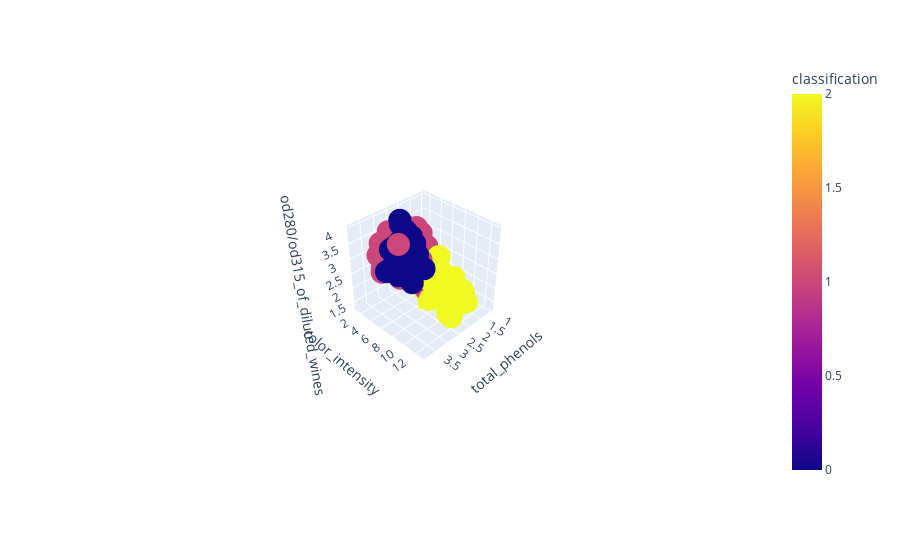

The code cell stored with this chart in its notebook:
### Code cell
import plotly.express as px
fig = px.scatter_3d(wineDF, x='total_phenols', y='color_intensity', z='od280/od315_of_diluted_wines',  color='classification')
fig.show()

### Figure 1 — Plotly figure (JSON) as saved in the notebook; plotly's stock layout.template omitted (floating-point values rounded to 4 significant figures; data arrays with more than 128 entries replaced by an {"elided": "..."} marker saying what was removed)
{"data": [{"hovertemplate": "total_phenols=%{x}<br>color_intensity=%{y}<br>od280/od315_of_diluted_wines=%{z}<br>classification=%{marker.color}<extra></extra>", "legendgroup": "", "marker": {"color": {"elided": "178 int values"}, "coloraxis": "coloraxis", "symbol": "circle"}, "mode": "markers", "name": "", "scene": "scene", "showlegend": false, "type": "scatter3d", "x": {"elided": "178 float values"}, "y": {"elided": "178 float values"}, "z": {"elided": "178 float values"}}], "layout": {"autosize": true, "coloraxis": {"colorbar": {"title": {"text": "classification"}}, "colorscale": [[0, "#0d0887"], [0.1111, "#46039f"], [0.2222, "#7201a8"], [0.3333, "#9c179e"], [0.4444, "#bd3786"], [0.5556, "#d8576b"], [0.6667, "#ed7953"], [0.7778, "#fb9f3a"], [0.8889, "#fdca26"], [1, "#f0f921"]]}, "legend": {"tracegroupgap": 0}, "margin": {"t": 60}, "scene": {"aspectmode": "auto", "aspectratio": {"x": 1, "y": 1, "z": 1}, "camera": {"center": {"x": 0, "y": 0, "z": 0}, "eye": {"x": 2.839, "y": 2.839, "z": 2.839}, "projection": {"type": "perspective"}, "up": {"x": 0, "y": 0, "z": 1}}, "domain": {"x": [0, 1], "y": [0, 1]}, "xaxis": {"title": {"text": "total_phenols"}, "type": "linear"}, "yaxis": {"title": {"text": "color_intensity"}, "type": "linear"}, "zaxis": {"title": {"text": "od280/od315_of_diluted_wines"}, "type": "linear"}}}}
